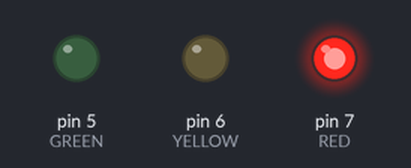
This sketch was run on a simulated Arduino Uno, built with avr-gcc and run on an emulated ATmega328P. On the bench: output pins drawn as LEDs (lit = HIGH).

Above: at 0.05 s.
Timing chart, 0 to 5.8 s (numbered marks = the images above):
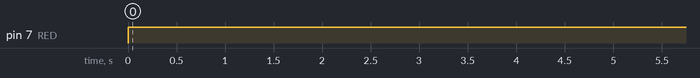

The sketch:

sketch.ino
```cpp
// Traffic Light System using Arduino
#define RED 7 // Red LED connected to pin 11
#define YELLOW 6 // Yellow LED connected to pin 10
#define GREEN 5 // Green LED connected to pin 9
void setup() {
pinMode(RED, OUTPUT); // Set Red LED as output
pinMode(YELLOW, OUTPUT); // Set Yellow LED as output
pinMode(GREEN, OUTPUT); // Set Green LED as output
}
void loop() {
digitalWrite(YELLOW, LOW); // Turn Yellow LED OFF
digitalWrite(RED, HIGH); // Turn Red LED ON (Stop)
delay(5000); // Wait 5 seconds
digitalWrite(RED, LOW); // Turn Red LED OFF
}
```

Measured:
- by itself, pin 7 (RED): LOW → HIGH at 0.00 s
